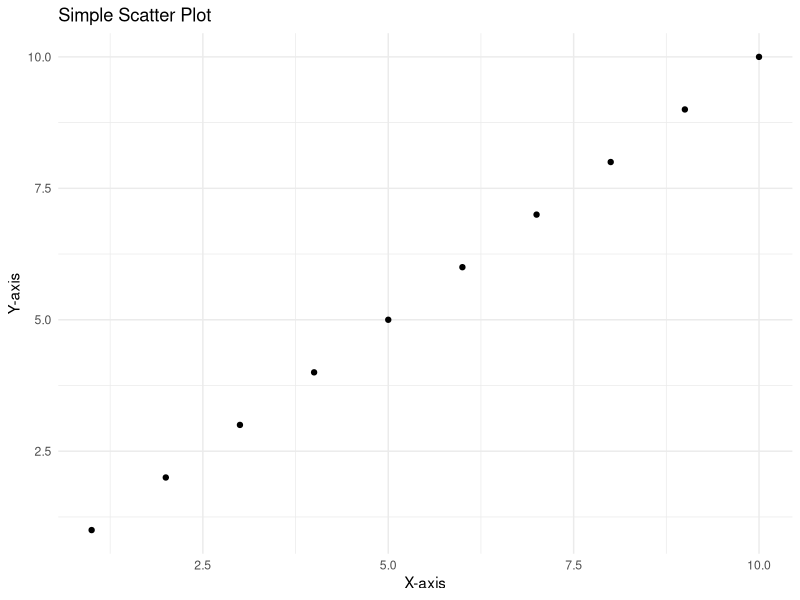

R code for this plot:
## ---- chunk 1
knitr::opts_chunk$set(echo = TRUE, warning = FALSE, message = FALSE)
## ---- chunk 2
print("Welcome to CLTR6501!")
## ---- chunk 3
library(ggplot2)
data <- data.frame(x = 1:10, y = 1:10)
ggplot(data, aes(x, y)) + 
  geom_point() +
  theme_minimal() +
  labs(title = "Simple Scatter Plot", x = "X-axis", y = "Y-axis")
## ---- chunk 4
# You can include a simple interactive element here
library(knitr)
library(kableExtra)

data <- data.frame(
  Feature = c("Code Execution", "Package Installation", "Data Visualization", "Markdown Support", "Google Drive Integration"),
  `Proficiency Level` = c("Beginner", "Intermediate", "Intermediate", "Beginner", "Advanced")
)

kable(data) %>%
  kable_styling(bootstrap_options = c("striped", "hover", "condensed", "responsive"))
